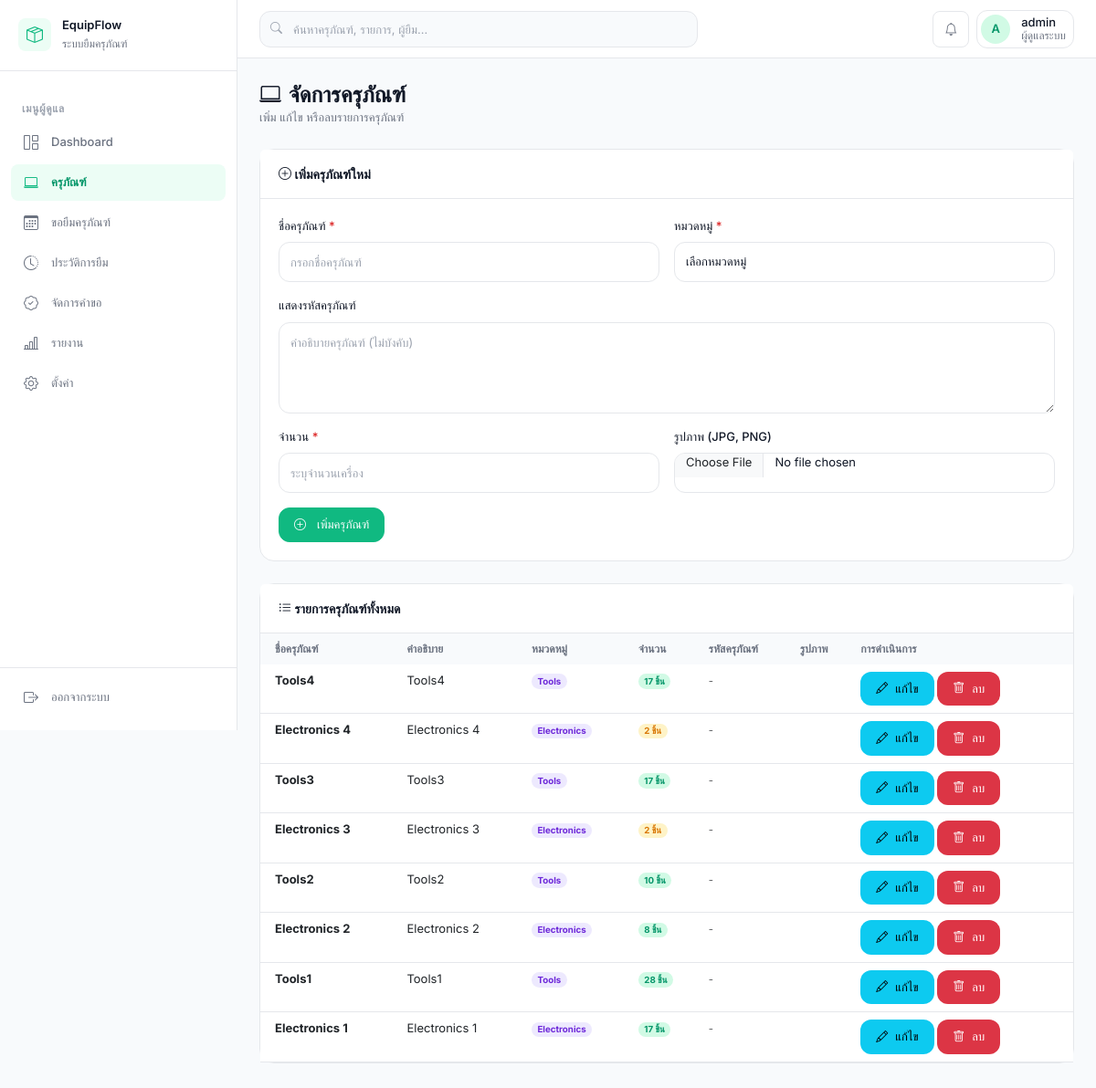
Page /spa_shell.php?page=equipment (signed in) on the committed database.
### tables this page shows
CREATE TABLE `equipment` (
  `id` int(11) NOT NULL,
  `name` varchar(100) NOT NULL,
  `description` text DEFAULT NULL,
  `category_id` int(11) NOT NULL,
  `quantity` int(11) NOT NULL DEFAULT 0,
  `image` varchar(255) DEFAULT NULL,
  `created_at` timestamp NOT NULL DEFAULT current_timestamp()
);

CREATE TABLE `categories` (
  `id` int(11) NOT NULL,
  `name` varchar(100) NOT NULL,
  `created_at` timestamp NOT NULL DEFAULT current_timestamp()
);

### partials/partial_equipment.php (the view, shortened to what this page needs)
<?php
require_once dirname(__DIR__) . '/config.php';
$pdo->exec("
    CREATE TABLE IF NOT EXISTS `equipment_serials` (
        `id` int(11) NOT NULL AUTO_INCREMENT,
        `equipment_id` int(11) NOT NULL,
        `serial_code` varchar(100) NOT NULL,
        `created_at` timestamp NOT NULL DEFAULT current_timestamp(),
        PRIMARY KEY (`id`),
        UNIQUE KEY `serial_code` (`serial_code`),
        KEY `equipment_id` (`equipment_id`),
        CONSTRAINT `equipment_serials_ibfk_1`
            FOREIGN KEY (`equipment_id`) REFERENCES `equipment` (`id`)
            ON DELETE CASCADE
    ) ENGINE=InnoDB DEFAULT CHARSET=utf8mb4
");
$equipment  = $pdo->query("SELECT e.*, c.name AS category_name FROM equipment e JOIN categories c ON e.category_id = c.id ORDER BY e.id DESC")->fetchAll();
$serials_by_equip = [];
?>
<div class="page-header">
    <h4><i class="bi bi-laptop me-2"></i>จัดการครุภัณฑ์</h4>
    <p>เพิ่ม แก้ไข หรือลบรายการครุภัณฑ์</p>
</div>
<div class="card mb-4">
    <div class="card-header"><i class="bi bi-plus-circle"></i> เพิ่มครุภัณฑ์ใหม่</div>
    <div class="card-body">
        <form method="POST" enctype="multipart/form-data" id="addEquipForm">
            <div class="row g-3">
                <div class="col-md-6">
                    <label class="form-label">ชื่อครุภัณฑ์ <span style="color:#dc2626">*</span></label>
                    <input type="text" name="name" class="form-control" placeholder="กรอกชื่อครุภัณฑ์" required>
                </div>
                <div class="col-md-6">
                    <label class="form-label">หมวดหมู่ <span style="color:#dc2626">*</span></label>
                    <select name="category_id" class="form-select" required>
                        <option value="" disabled selected>เลือกหมวดหมู่</option>
                    </select>
                </div>
                <div class="col-12">
                    <label class="form-label">แสดงรหัสครุภัณฑ์</label>
                    <textarea name="description" class="form-control" rows="2" placeholder="คำอธิบายครุภัณฑ์ (ไม่บังคับ)"></textarea>
                </div>
                <div class="col-md-6">
                    <label class="form-label">จำนวน <span style="color:#dc2626">*</span></label>
                    <input type="number" name="quantity" id="addQtyInput" class="form-control" min="1" placeholder="ระบุจำนวนเครื่อง" required>
                </div>
                <div class="col-md-6">
                    <label class="form-label">รูปภาพ (JPG, PNG)</label>
                    <input type="file" name="image" class="form-control" accept="image/jpeg,image/png">
                </div>
                <div class="col-12">
                    <button type="submit" name="add_equipment" class="btn btn-primary">
                        <i class="bi bi-plus-circle me-1"></i> เพิ่มครุภัณฑ์
                    </button>
                </div>
            </div>
        </form>
    </div>
</div>
<div class="card">
    <div class="card-header"><i class="bi bi-list-ul"></i> รายการครุภัณฑ์ทั้งหมด</div>
    <div class="card-body p-0">
        <div class="table-responsive">
            <table class="table table-hover mb-0">
                <thead>
                    <tr>
                        <th class="ps-3">ชื่อครุภัณฑ์</th>
                        <th>คำอธิบาย</th>
                        <th>หมวดหมู่</th>
                        <th>จำนวน</th>
                        <th>รหัสครุภัณฑ์</th>
                        <th>รูปภาพ</th>
                        <th>การดำเนินการ</th>
                    </tr>
                </thead>
                <tbody>
                    <?php foreach ($equipment as $item): ?>
                    <?php $item_serials = $serials_by_equip[$item['id']] ?? []; ?>
                    <tr>
                        <td class="ps-3"><strong><?php echo htmlspecialchars($item['name']); ?></strong></td>
                        <td><?php echo htmlspecialchars($item['description'] ?: '-'); ?></td>
                        <td><span class="badge rounded-pill" style="background:#ede9fe;color:#6d28d9"><?php echo htmlspecialchars($item['category_name']); ?></span></td>
                        <td>
                            <span class="badge rounded-pill" style="background:<?php echo $item['quantity'] > 5 ? '#d1fae5;color:#059669' : ($item['quantity'] > 0 ? '#fef3c7;color:#d97706' : '#fee2e2;color:#dc2626'); ?>">
                                <?php echo $item['quantity']; ?> ชิ้น
                            </span>
                        </td>
                        <td>
                            <?php if (!empty($item_serials)): ?>
                                <button class="btn btn-sm" style="background:#ede9fe;color:#6d28d9;border:1px solid #ddd6fe;"
                                        onclick="showSerials(<?php echo $item['id']; ?>, '<?php echo addslashes(htmlspecialchars($item['name'])); ?>')">
                                    <i class="bi bi-upc-scan me-1"></i><?php echo count($item_serials); ?> รหัส
                                </button>
                            <?php else: ?>
                                <span class="text-muted small">-</span>
                            <?php endif; ?>
                        </td>
                        <td>
                        </td>
                        <td>
                            <button class="btn btn-info btn-sm" data-bs-toggle="modal" data-bs-target="#editEquip<?php echo $item['id']; ?>">
                                <i class="bi bi-pencil"></i> แก้ไข
                            </button>
                            <a href="?page=equipment&delete_equipment=<?php echo $item['id']; ?>"
                               class="btn btn-danger btn-sm spa-confirm-delete"
                               data-confirm="ยืนยันการลบครุภัณฑ์นี้?">
                                <i class="bi bi-trash"></i> ลบ
                            </a>
                        </td>
                    </tr>
                    <?php endforeach; ?>
                </tbody>
            </table>
        </div>
    </div>
</div>

### spa_shell.php (shortened to what this page needs)
<?php
$role     = $_SESSION['role'] ?? 'user';
$username = $_SESSION['username'] ?? '';
$page = $_GET['page'] ?? 'dashboard';
$navItems = require __DIR__ . '/includes/nav_config.php';
$menu = $navItems[$role] ?? $navItems['user'];
$seen = [];
$menuFiltered = [];
foreach ($menu as $item) {
    if (isset($seen[$item['page']])) continue;
    $seen[$item['page']] = true;
    $menuFiltered[] = $item;
}
if ($role === 'admin') {
    $menuFiltered = $navItems['admin'];
    $menuFiltered = [
        ['page' => 'dashboard', 'label' => 'Dashboard', 'icon' => 'bi-grid-1x2'],
        ['page' => 'equipment', 'label' => 'ครุภัณฑ์', 'icon' => 'bi-laptop'],
        ['page' => 'calendar', 'label' => 'ขอยืมครุภัณฑ์', 'icon' => 'bi-calendar3'],
        ['page' => 'return_approval', 'label' => 'ประวัติการยืม', 'icon' => 'bi-clock-history'],
        ['page' => 'return_approval', 'label' => 'จัดการคำขอ', 'icon' => 'bi-patch-check'],
        ['page' => 'borrowing_dashboard', 'label' => 'รายงาน', 'icon' => 'bi-bar-chart-line'],
        ['page' => 'settings', 'label' => 'ตั้งค่า', 'icon' => 'bi-gear'],
    ];
}
$initials = mb_strtoupper(mb_substr($username, 0, 1));
$roleLabel = $role === 'admin' ? 'ผู้ดูแลระบบ' : 'ผู้ใช้งาน';
$partialFile = __DIR__ . "/partials/partial_{$page}.php";
?>
<!DOCTYPE html>
<html lang="th">
<head>
    <link href="https://cdn.jsdelivr.net/npm/bootstrap@5.3.0/dist/css/bootstrap.min.css" rel="stylesheet">
    <link href="https://cdn.jsdelivr.net/npm/bootstrap-icons@1.10.5/font/bootstrap-icons.css" rel="stylesheet">
    <link href="https://cdn.jsdelivr.net/npm/tom-select@2.3.1/dist/css/tom-select.bootstrap5.min.css" rel="stylesheet">
    <link href="https://cdn.jsdelivr.net/npm/fullcalendar@5.11.3/main.min.css" rel="stylesheet">
    <link href="assets/css/design-system.css" rel="stylesheet">
    <link href="assets/css/layout.css" rel="stylesheet">
    <link href="assets/css/components.css" rel="stylesheet">
    <link href="assets/css/pages/borrow-wizard.css" rel="stylesheet">
</head>
<body>
<div class="app-shell">
    <aside class="app-sidebar" id="app-sidebar" aria-label="เมนูหลัก">
        <div class="app-sidebar__brand">
            <div class="app-sidebar__logo"><i class="bi bi-box-seam"></i></div>
            <div class="app-sidebar__brand-text">
                <h1>EquipFlow</h1>
                <span>ระบบยืมครุภัณฑ์</span>
            </div>
        </div>
        <nav class="app-sidebar__nav">
            <div class="app-sidebar__section-label">เมนู<?= $role === 'admin' ? 'ผู้ดูแล' : 'ผู้ใช้งาน' ?></div>
            <?php
            foreach ($menuFiltered as $item):
                $isActive = ($page === $item['page']);
            ?>
            <a href="?page=<?= htmlspecialchars($item['page']) ?>"
               class="app-sidebar__link spa-link<?= $isActive ? ' active' : '' ?>"
               data-page="<?= htmlspecialchars($item['page']) ?>">
                <i class="bi <?= htmlspecialchars($item['icon']) ?>"></i>
                <?= htmlspecialchars($item['label']) ?>
            </a>
            <?php endforeach; ?>
        </nav>
        <div class="app-sidebar__footer">
            <a href="logout.php" class="app-sidebar__link app-sidebar__link--logout">
                <i class="bi bi-box-arrow-right"></i> ออกจากระบบ
            </a>
        </div>
    </aside>
    <div class="app-main">
        <header class="app-navbar">
            <div class="app-navbar__search">
                <input type="search" id="global-search" placeholder="ค้นหาครุภัณฑ์, รายการ, ผู้ยืม..." aria-label="ค้นหา">
            </div>
            <div class="app-navbar__actions">
                <?php if ($role === 'admin'): ?>
                <button type="button" class="app-navbar__icon-btn spa-link" data-page="return_approval" title="การแจ้งเตือน" aria-label="การแจ้งเตือน">
                    <i class="bi bi-bell"></i>
                </button>
                <?php endif; ?>
                <div class="app-navbar__profile">
                    <div class="app-navbar__avatar"><?= htmlspecialchars($initials) ?></div>
                    <div class="app-navbar__profile-info">
                        <span class="app-navbar__profile-name"><?= htmlspecialchars($username) ?></span>
                        <span class="app-navbar__profile-role"><?= htmlspecialchars($roleLabel) ?></span>
                    </div>
                </div>
            </div>
        </header>
        <main class="app-content">
            <div class="app-container" id="main-content">
                <?php include $partialFile; ?>
            </div>
        </main>
    </div>
</div>
</body>
</html>

### assets/css/design-system.css (style rules this page uses)
:root { --color-primary: #10B981; --color-primary-hover: #059669; --color-primary-muted: #D1FAE5; --color-primary-subtle: #ECFDF5; --color-bg: #F8FAFC; --color-surface: #FFFFFF; --color-border: #E5E7EB; --color-border-strong: #D1D5DB; --color-text: #111827; --color-text-secondary: #6B7280; --color-text-muted: #9CA3AF; --color-success: #22C55E; --color-success-bg: #F0FDF4; --color-warning: #F59E0B; --color-warning-bg: #FFFBEB; --color-danger: #EF4444; --color-danger-bg: #FEF2F2; --color-info: #3B82F6; --color-info-bg: #EFF6FF; --font-family: 'Inter', -apple-system, BlinkMacSystemFont, 'Segoe UI', sans-serif; --font-weight-normal: 400; --font-weight-medium: 500; --font-weight-semibold: 600; --font-weight-bold: 700; --text-xs: 0.75rem; --text-sm: 0.8125rem; --text-base: 0.875rem; --text-lg: 1rem; --text-xl: 1.125rem; --text-2xl: 1.5rem; --text-3xl: 1.875rem; --space-1: 4px; --space-2: 8px; --space-3: 12px; --space-4: 16px; --space-5: 20px; --space-6: 24px; --space-8: 32px; --space-10: 40px; --space-12: 48px; --layout-max-width: 1440px; --layout-gutter: 24px; --sidebar-width: 260px; --navbar-height: 64px; --radius-card: 16px; --radius-input: 12px; --radius-button: 12px; --radius-sm: 8px; --radius-full: 9999px; --shadow-xs: 0 1px 2px rgba(0, 0, 0, 0.04); --shadow-sm: 0 1px 3px rgba(0, 0, 0, 0.06), 0 1px 2px rgba(0, 0, 0, 0.04); --shadow-md: 0 4px 6px -1px rgba(0, 0, 0, 0.07), 0 2px 4px -2px rgba(0, 0, 0, 0.05); --shadow-lg: 0 10px 15px -3px rgba(0, 0, 0, 0.08), 0 4px 6px -4px rgba(0, 0, 0, 0.04); --transition-fast: 150ms ease; --transition-base: 200ms ease; --z-sidebar: 100; --z-navbar: 110; --z-dropdown: 200; --z-modal: 300; --z-toast: 400; --z-loading: 500; }
*, *::before, *::after { box-sizing: border-box; }
html { font-size: 16px; -webkit-font-smoothing: antialiased; -moz-osx-font-smoothing: grayscale; }
body { margin: 0; font-family: var(--font-family); font-size: var(--text-base); font-weight: var(--font-weight-normal); line-height: 1.5; color: var(--color-text); background: var(--color-bg); }
h1, h2, h3, h4, h5, h6 { margin: 0; font-weight: var(--font-weight-semibold); line-height: 1.3; color: var(--color-text); }
h1 { font-size: var(--text-3xl); font-weight: var(--font-weight-bold); }
h4 { font-size: var(--text-lg); }
p { margin: 0 0 var(--space-4); }
p:last-child { margin-bottom: 0; }
a { color: var(--color-primary); text-decoration: none; transition: color var(--transition-fast); }
.text-muted { color: var(--color-text-muted); }
.mb-0 { margin-bottom: 0; }
.me-2 { margin-right: var(--space-2); }

### rows in the picture
equipment: name "Tools4", description "Tools4", category.name "Tools", quantity "17"
equipment: name "Electronics 4", description "Electronics 4", category.name "Electronics", quantity "2"
equipment: name "Tools3", description "Tools3", category.name "Tools", quantity "17"
equipment: name "Electronics 3", description "Electronics 3", category.name "Electronics", quantity "2"
equipment: name "Tools2", description "Tools2", category.name "Tools", quantity "10"
equipment: name "Electronics 2", description "Electronics 2", category.name "Electronics", quantity "8"
equipment: name "Tools1", description "Tools1", category.name "Tools", quantity "28"
equipment: name "Electronics 1", description "Electronics 1", category.name "Electronics", quantity "17"

### other values in the picture
$item['label'] "Dashboard"
$item['label'] "ครุภัณฑ์"
$item['label'] "ขอยืมครุภัณฑ์"
$item['label'] "ประวัติการยืม"
$item['label'] "จัดการคำขอ"
$item['label'] "รายงาน"
$item['label'] "ตั้งค่า"
$initials "A"
$username "admin"
$roleLabel "ผู้ดูแลระบบ"
